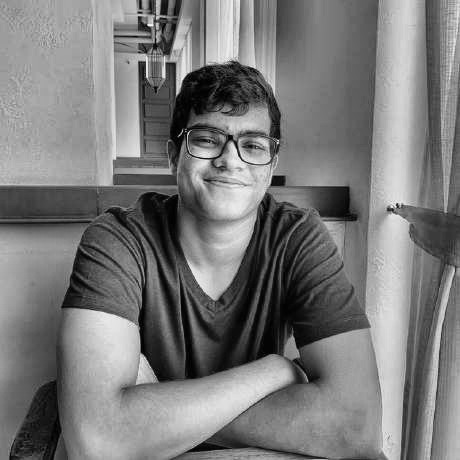
#> input picture source-prepped.png, 460 x 460 px
$ python prep_photo.py ../source-prepped.png out.png
#> lines starting #> are read from the running program, lines starting #| are printed output that depends on the picture
"""
Prepare a portrait photo for clean ASCII conversion:
  1. remove the background (rembg) so the subject is isolated
  2. boost LOCAL contrast (CLAHE) so a flatly-lit face gains highlights and
     shadows -- this is what turns a dark blob into a recognizable face
  3. composite the subject onto pure white so the background reads as blank
     (white -> spaces in the ascii ramp)

Output: source-prepped.png (grayscale), consumed by make_ascii_svg.py.
Run once whenever the source photo changes; the ascii SVG itself is static.

    python scripts/prep_photo.py <input.jpg> [output.png]
"""
import os
import sys

import cv2
import numpy as np

def process_photo(input_path, output_path):
#> called with input_path = '../source-prepped.png', output_path = 'out.png'
    print("Bypassing rembg due to environment restrictions...")
    # Just read the image, convert to grayscale, and apply CLAHE
    img = cv2.imread(input_path)
#> img is the input picture: shape (460, 460, 3); min 1, max 246, mean 121.5
    if img is None:
        print("Failed to read image")
        return
    gray = cv2.cvtColor(img, cv2.COLOR_BGR2GRAY)
    clahe = cv2.createCLAHE(clipLimit=2.0, tileGridSize=(8, 8))
    enhanced = clahe.apply(gray)
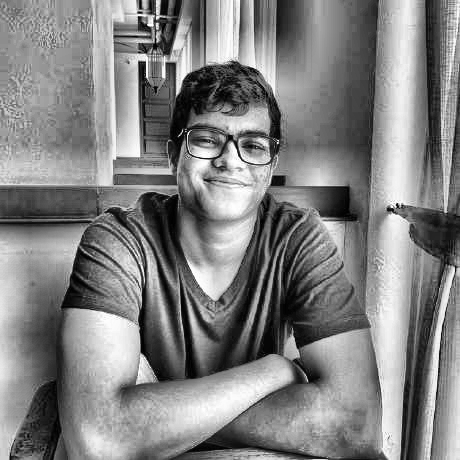
#> enhanced: shape (460, 460); min 0, max 255, mean 129.5
    cv2.imwrite(output_path, enhanced)
    print(f"Saved fallback prepped image to {output_path}")

if __name__ == "__main__":
    if len(sys.argv) < 2:
        print("Usage: python prep_photo.py <source-photo.jpg>")
        sys.exit(1)

    in_file = sys.argv[1]
    out_file = sys.argv[2] if len(sys.argv) > 2 else os.path.join(os.path.dirname(__file__), "..", "source-prepped.png")
    process_photo(in_file, out_file)

$ run again, with source-photo.jpg saved as source-prepped.png
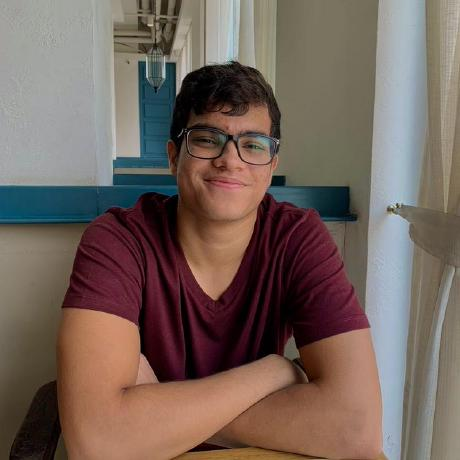
#> input picture source-photo.jpg, 460 x 460 px
#> in process_photo, img is the input picture: shape (460, 460, 3); mean B, G, R 91.5, 99.6, 116.3
#> in process_photo, `gray = cv2.cvtColor(img, cv2.COLOR_BGR2GRAY)`:
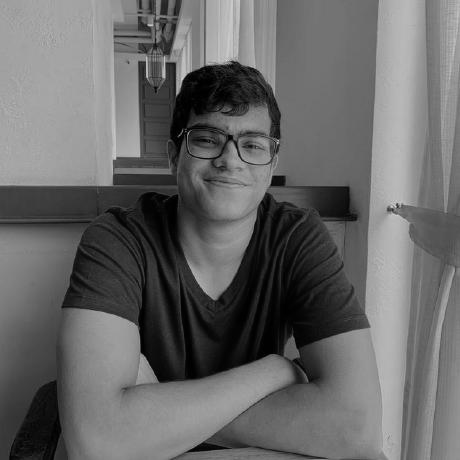
#> gray: shape (460, 460); min 0, max 223, mean 103.7
